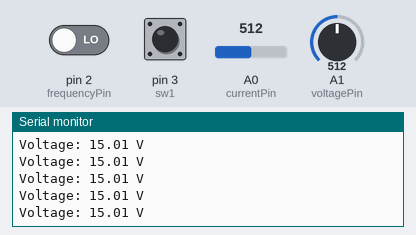
A sketch run on a simulated Arduino Uno, built with avr-gcc and run on an emulated ATmega328P. Shown: the last lines printed to the serial monitor. Inputs (shaded band) come from the test bench; at power-on: pin 3 (sw1) HIGH, pin 2 (frequencyPin) LOW, A0 (currentPin) = 512, A1 (voltagePin) = 512.

Above: at 1.2 s.
1.3 s: pin 3 (sw1) pulled LOW for 0.15 s
At 1.61 s:
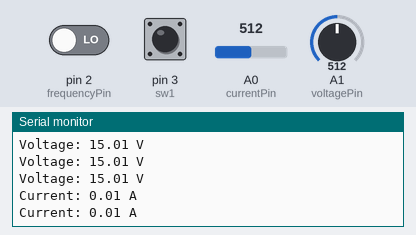
3.4 s: pin 3 (sw1) pulled LOW for 1 s
At 7.0 s:
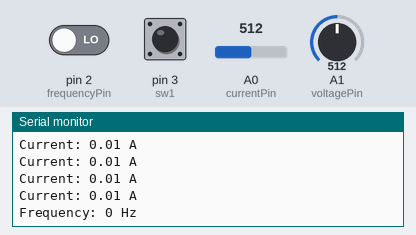
7.4 s: pin 3 (sw1) pulled LOW for 1 s
At 8.38 s:
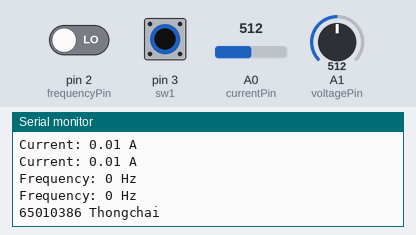

Measured:
- after the input at 1.3 s, the serial monitor: prints a new line after 0.21 s (image 1)
- after the input at 3.4 s, the serial monitor: prints a new line after 2.2 s (image 2)
- after the input at 7.4 s, the serial monitor: prints a new line after 0.82 s (image 3)

The sketch:

Prototype_1_1_Serial.ino
```cpp
const int voltagePin = A1;
const int currentPin = A0;
const int frequencyPin = 2;
const int sw1 = 3;
int mode = 0;

volatile unsigned long pulseCount = 0;
unsigned long previousMillis = 0;
unsigned long interval = 500;
int ontime, offtime, duty;
float freq, period;

void setup()
{
  pinMode(voltagePin, INPUT);
  pinMode(currentPin, INPUT);
  pinMode(frequencyPin, INPUT);
  pinMode(sw1, INPUT_PULLUP);

  Serial.begin(9600);
}

void loop()
{
  if (digitalRead(sw1) == LOW)
  {
    mode += 1; // mode change
    delay(200); // Debounce delay
  }

  switch (mode)
  {
  case 0:
    measureVoltage();
    break;
  case 1:
    measureCurrent();
    break;
  case 2:
    measureFrequency();
    break;
  case 3:
    showName();
    break;
  case 4:
    resetMode();
    break;
  }
}

void measureVoltage()
{
  int voltageValue = analogRead(voltagePin);
  float voltageOut = voltageValue * (5.0 / 1023.0); // Assuming 5V Arduino
  float voltageIn = voltageOut * 6.0;

  Serial.print("Voltage: ");
  Serial.print(voltageIn, 2); // Display two decimal places
  Serial.println(" V");
  delay(100);
}

void measureCurrent() {
  // Calibration parameters
  float offsetVoltage = 2.5;   // Offset voltage when no current is flowing
  float sensitivity = 0.185;  // Sensitivity, in volts per ampere
  float calibrationFactor = 0.925;  // Calibration factor to adjust the reading

  // Read the raw ADC value
  int currentRawValue = analogRead(currentPin);

  // Map the raw ADC value to voltage (0V to 5V)
  float voltage = currentRawValue * (5.0 / 1023.0);

  // Subtract the offset voltage (2.5V when 0A)
  voltage -= offsetVoltage;

  // Convert voltage to current based on the sensitivity
  float current = (voltage / sensitivity) * calibrationFactor;

  Serial.print("Current: ");
  Serial.print(current, 2);  // Display current with two decimal places
  Serial.println(" A");
  delay(100);
}


void measureFrequency()
{
  unsigned long onTime = pulseIn(frequencyPin, HIGH);
  unsigned long offTime = pulseIn(frequencyPin, LOW);
  unsigned long period = onTime + offTime;

  float frequency = 0.0;
  float dutyCycle = 0.0;

  if (period > 0)
  {
    frequency = 1000000.0 / period;
    dutyCycle = (onTime / (float)period) * 100.0;
  }

  Serial.print("Frequency: ");
  Serial.print((int)frequency);
  Serial.println(" Hz");

  if (period > 0)
  {
    Serial.print("Duty Cycle: ");
    Serial.print(dutyCycle, 2);
    Serial.println(" %");
  }

  delay(200);
}

void showName()
{
  Serial.println("65010386 Thongchai");
  delay(200);
}

void resetMode()
{
  mode = 0;
}
```
